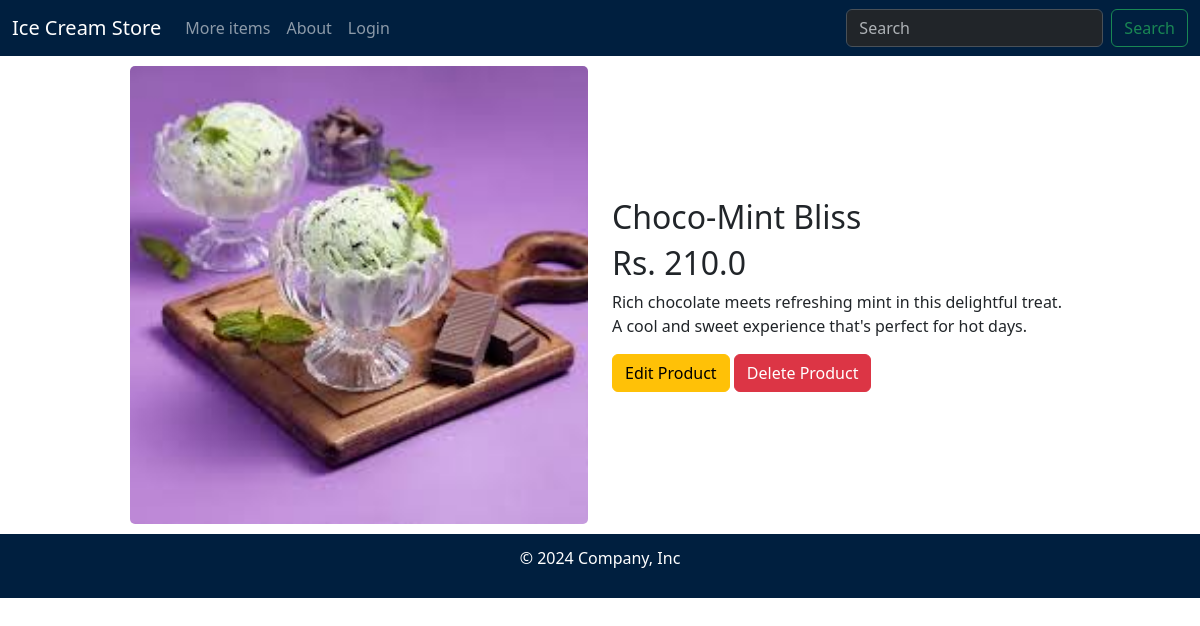
/prod_details/9, run on an earlier commit of the app's database.
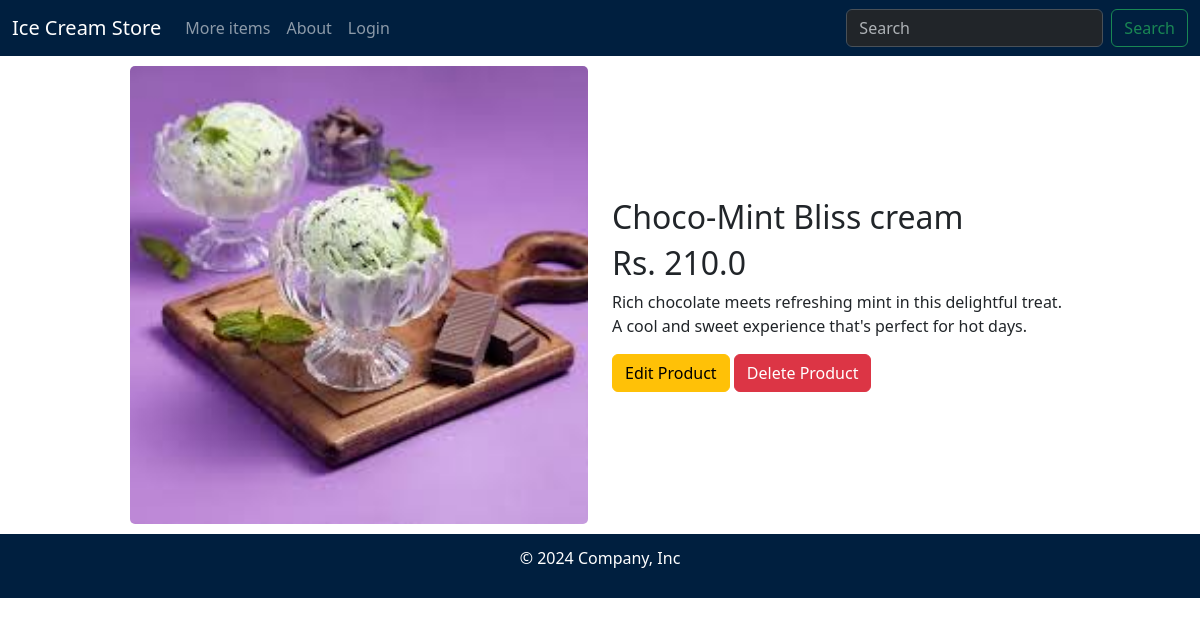
And on a later commit of the database.
### myapp/models.py (models this page shows, shortened)
class Product(models.Model):
    name = models.CharField(max_length=100)
    price = models.FloatField()
    description = models.TextField()
    stock = models.PositiveIntegerField()
    created_at = models.DateTimeField(auto_now_add=True)
    pic = models.ImageField(upload_to="products/", null=True)

### myapp/views.py (the view)
# urls.py: path('prod_details/<int:id>', views.product_details, name = "p_details"),
def product_details(request, id):
    product = Product.objects.get(id = id)
    context = {
        'product' : product
    }
    template = loader.get_template('prod_details.html')
    return HttpResponse(template.render(context, request))

### myapp/templates/prod_details.html (shortened to what this page needs)
{% extends 'base.html' %}
{% load static %}
{% block content %}
<div class="prod-container">
    <div class="row align-items-center">
        <div class="col-12 col-md-6 prod-img">
            <img src="{{ product.pic.url }}" alt="{{ product.name }} image">
        </div>
        <div class="col-12 col-md-6 prod-description">
            <div>
                <h2>{{ product.name }}</h2>
                <h2>Rs. {{ product.price }}</h2>
                <p>{{ product.description }}</p>
            </div>
            <a class="btn btn-warning" href="{% url 'editProd' product.pk %}">Edit Product</a>
            <a class="btn btn-danger" href="{% url 'del_product' product.pk %}">Delete Product</a>
        </div>
    </div>
</div>
{% endblock %}

What changed in the data, as far as the page shows it:
changed Product: name "Choco-Mint Bliss" → "Choco-Mint Bliss cream"
